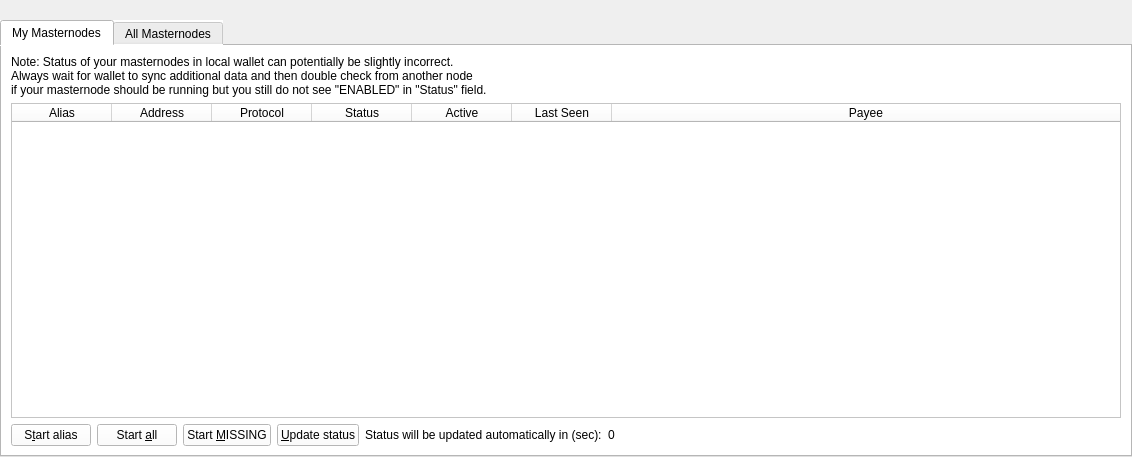
<?xml version="1.0" encoding="UTF-8"?>
<ui version="4.0">
 <class>MasternodeList</class>
 <widget class="QWidget" name="MasternodeList">
  <property name="geometry">
   <rect>
    <x>0</x>
    <y>0</y>
    <width>1132</width>
    <height>457</height>
   </rect>
  </property>
  <property name="windowTitle">
   <string>Form</string>
  </property>
  <layout class="QVBoxLayout" name="topLayout">
   <property name="leftMargin">
    <number>0</number>
   </property>
   <property name="topMargin">
    <number>0</number>
   </property>
   <property name="rightMargin">
    <number>0</number>
   </property>
   <property name="bottomMargin">
    <number>0</number>
   </property>
   <item>
    <layout class="QVBoxLayout" name="verticalLayout">
     <property name="bottomMargin">
      <number>0</number>
     </property>
     <item>
      <spacer name="horizontalSpacer0">
       <property name="orientation">
        <enum>Qt::Horizontal</enum>
       </property>
       <property name="sizeHint" stdset="0">
        <size>
         <width>40</width>
         <height>20</height>
        </size>
       </property>
      </spacer>
     </item>
     <item>
      <widget class="QTabWidget" name="tabWidget">
       <property name="styleSheet">
        <string notr="true">background-color: #FFF;color:#000;</string>
       </property>
       <property name="tabShape">
        <enum>QTabWidget::Rounded</enum>
       </property>
       <property name="currentIndex">
        <number>0</number>
       </property>
       <widget class="QWidget" name="tabMyMasternodes">
        <attribute name="title">
         <string>My Masternodes</string>
        </attribute>
        <layout class="QGridLayout" name="gridLayout_2">
         <item row="0" column="0">
          <layout class="QVBoxLayout" name="verticalLayout_2">
           <property name="bottomMargin">
            <number>0</number>
           </property>
           <item>
            <layout class="QHBoxLayout" name="horizontalLayout_note">
             <property name="bottomMargin">
              <number>0</number>
             </property>
             <item>
              <widget class="QLabel" name="updateNote">
               <property name="text">
                <string>Note: Status of your masternodes in local wallet can potentially be slightly incorrect.&lt;br /&gt;Always wait for wallet to sync additional data and then double check from another node&lt;br /&gt;if your masternode should be running but you still do not see &quot;ENABLED&quot; in &quot;Status&quot; field.</string>
               </property>
              </widget>
             </item>
            </layout>
           </item>
           <item>
            <widget class="QTableWidget" name="tableWidgetMyMasternodes">
             <property name="minimumSize">
              <size>
               <width>695</width>
               <height>0</height>
              </size>
             </property>
             <property name="styleSheet">
              <string notr="true">alternate-background-color: #F7F5F3;background-color: #FFF;color:#000;font-family: 'Overpass Mono';</string>
             </property>
             <property name="editTriggers">
              <set>QAbstractItemView::NoEditTriggers</set>
             </property>
             <property name="alternatingRowColors">
              <bool>true</bool>
             </property>
             <property name="selectionMode">
              <enum>QAbstractItemView::SingleSelection</enum>
             </property>
             <property name="selectionBehavior">
              <enum>QAbstractItemView::SelectRows</enum>
             </property>
             <property name="sortingEnabled">
              <bool>true</bool>
             </property>
             <attribute name="horizontalHeaderStretchLastSection">
              <bool>true</bool>
             </attribute>
             <column>
              <property name="text">
               <string>Alias</string>
              </property>
             </column>
             <column>
              <property name="text">
               <string>Address</string>
              </property>
             </column>
             <column>
              <property name="text">
               <string>Protocol</string>
              </property>
             </column>
             <column>
              <property name="text">
               <string>Status</string>
              </property>
             </column>
             <column>
              <property name="text">
               <string>Active</string>
              </property>
             </column>
             <column>
              <property name="text">
               <string>Last Seen</string>
              </property>
             </column>
             <column>
              <property name="text">
               <string>Payee</string>
              </property>
             </column>
            </widget>
           </item>
           <item>
            <layout class="QHBoxLayout" name="horizontalLayout_5">
             <property name="bottomMargin">
              <number>0</number>
             </property>
             <item>
              <widget class="QPushButton" name="startButton">
               <property name="text">
                <string>S&amp;tart alias</string>
               </property>
              </widget>
             </item>
             <item>
              <widget class="QPushButton" name="startAllButton">
               <property name="text">
                <string>Start &amp;all</string>
               </property>
              </widget>
             </item>
             <item>
              <widget class="QPushButton" name="startMissingButton">
               <property name="text">
                <string>Start &amp;MISSING</string>
               </property>
              </widget>
             </item>
             <item>
              <widget class="QPushButton" name="UpdateButton">
               <property name="text">
                <string>&amp;Update status</string>
               </property>
              </widget>
             </item>
             <item>
              <widget class="QLabel" name="autoupdate_label">
               <property name="text">
                <string>Status will be updated automatically in (sec):</string>
               </property>
              </widget>
             </item>
             <item>
              <widget class="QLabel" name="secondsLabel">
               <property name="text">
                <string>0</string>
               </property>
              </widget>
             </item>
             <item>
              <spacer name="horizontalSpacer_5">
               <property name="orientation">
                <enum>Qt::Horizontal</enum>
               </property>
               <property name="sizeHint" stdset="0">
                <size>
                 <width>40</width>
                 <height>20</height>
                </size>
               </property>
              </spacer>
             </item>
            </layout>
           </item>
          </layout>
         </item>
        </layout>
       </widget>
       <widget class="QWidget" name="tabAllMasternodes">
        <attribute name="title">
         <string>All Masternodes</string>
        </attribute>
        <layout class="QGridLayout" name="gridLayout">
         <item row="1" column="0">
          <widget class="QTableWidget" name="tableWidgetMasternodes">
           <property name="styleSheet">
            <string notr="true">alternate-background-color: #F7F5F3;background-color: #FFF;color:#000;font-family: 'Overpass Mono';</string>
           </property>
           <property name="editTriggers">
            <set>QAbstractItemView::NoEditTriggers</set>
           </property>
           <property name="alternatingRowColors">
            <bool>true</bool>
           </property>
           <property name="selectionBehavior">
            <enum>QAbstractItemView::SelectRows</enum>
           </property>
           <property name="sortingEnabled">
            <bool>true</bool>
           </property>
           <attribute name="horizontalHeaderStretchLastSection">
            <bool>true</bool>
           </attribute>
           <column>
            <property name="text">
             <string>Address</string>
            </property>
           </column>
           <column>
            <property name="text">
             <string>Protocol</string>
            </property>
           </column>
           <column>
            <property name="text">
             <string>Status</string>
            </property>
           </column>
           <column>
            <property name="text">
             <string>Active</string>
            </property>
           </column>
           <column>
            <property name="text">
             <string>Last Seen</string>
            </property>
           </column>
           <column>
            <property name="text">
             <string>Payee</string>
            </property>
           </column>
          </widget>
         </item>
         <item row="0" column="0">
          <layout class="QHBoxLayout" name="horizontalLayout_3">
           <property name="bottomMargin">
            <number>0</number>
           </property>
           <item>
            <widget class="QLabel" name="label_filter">
             <property name="text">
              <string>Filter List:</string>
             </property>
            </widget>
           </item>
           <item>
            <widget class="QLineEdit" name="filterLineEdit">
             <property name="toolTip">
              <string>Filter masternode list</string>
             </property>
            </widget>
           </item>
           <item>
            <spacer name="horizontalSpacer_3">
             <property name="orientation">
              <enum>Qt::Horizontal</enum>
             </property>
             <property name="sizeHint" stdset="0">
              <size>
               <width>10</width>
               <height>20</height>
              </size>
             </property>
            </spacer>
           </item>
           <item>
            <widget class="QLabel" name="label_count">
             <property name="text">
              <string>Node Count:</string>
             </property>
            </widget>
           </item>
           <item>
            <widget class="QLabel" name="countLabel">
             <property name="text">
              <string>0</string>
             </property>
            </widget>
           </item>
          </layout>
         </item>
        </layout>
       </widget>
      </widget>
     </item>
    </layout>
   </item>
  </layout>
 </widget>
 <resources/>
 <connections/>
</ui>
